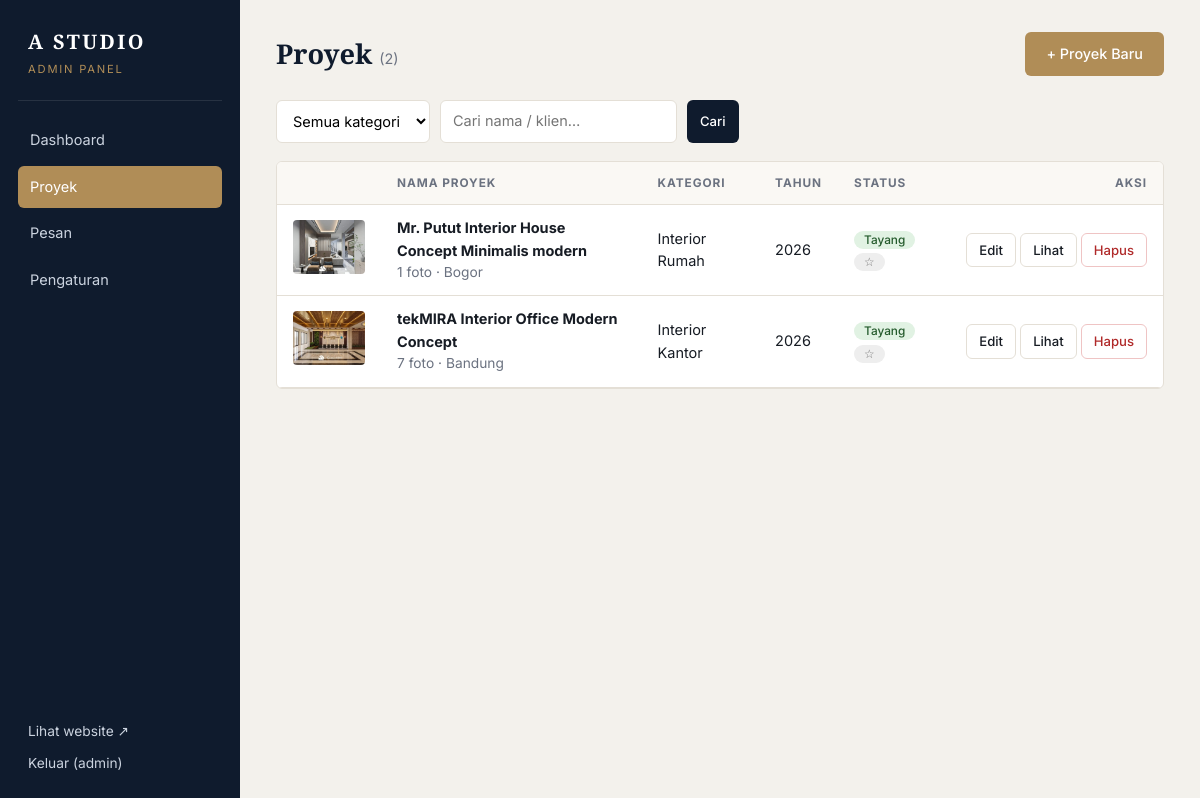
/admin/proyek (signed in), run on the app's committed database.
### models.py (models this page shows, shortened)
class Setting(db.Model):
    key = db.Column(db.String(60), primary_key=True)
    value = db.Column(db.Text, default="")
    @classmethod
    def all(cls):
        data = dict(DEFAULT_SETTINGS)
        for row in cls.query.all():
            data[row.key] = row.value or ""
        return data

class User(UserMixin, db.Model):
    id = db.Column(db.Integer, primary_key=True)
    username = db.Column(db.String(60), unique=True, nullable=False)
    password_hash = db.Column(db.String(255), nullable=False)

class Project(db.Model):
    id = db.Column(db.Integer, primary_key=True)
    title = db.Column(db.String(160), nullable=False)
    slug = db.Column(db.String(180), unique=True, nullable=False, index=True)
    category = db.Column(db.String(30), nullable=False, default="house", index=True)
    client = db.Column(db.String(160))
    location = db.Column(db.String(160))
    year = db.Column(db.Integer)
    area = db.Column(db.String(60))      # contoh: "250 m²"
    scope = db.Column(db.String(160))    # contoh: "Desain & Build"
    summary = db.Column(db.String(300))
    description = db.Column(db.Text)
    is_featured = db.Column(db.Boolean, default=False, nullable=False)
    is_published = db.Column(db.Boolean, default=True, nullable=False)
    created_at = db.Column(db.DateTime, default=datetime.utcnow)
    updated_at = db.Column(db.DateTime, default=datetime.utcnow, onupdate=datetime.utcnow)
    images = db.relationship(
        "ProjectImage", backref="project", cascade="all, delete-orphan",
        order_by="ProjectImage.position",
    )
    @property
    def cover(self):
        for img in self.images:
            if img.is_cover:
                return img
        return self.images[0] if self.images else None
    @property
    def category_label(self):
        return CATEGORIES.get(self.category, self.category)

class ProjectImage(db.Model):
    id = db.Column(db.Integer, primary_key=True)
    project_id = db.Column(db.Integer, db.ForeignKey("project.id"), nullable=False)
    filename = db.Column(db.String(200), nullable=False)
    position = db.Column(db.Integer, default=0)
    is_cover = db.Column(db.Boolean, default=False, nullable=False)

### app.py (the view)
@app.route("/admin/proyek")
@login_required
def admin_projects():
    cat = request.args.get("kategori", "")
    q = request.args.get("q", "").strip()
    query = Project.query
    if cat in CATEGORIES:
        query = query.filter_by(category=cat)
    if q:
        like = f"%{q}%"
        query = query.filter(or_(Project.title.ilike(like), Project.client.ilike(like)))
    items = query.order_by(Project.year.desc().nulls_last(), Project.id.desc()).all()
    return render_template("admin/projects.html", items=items, cat=cat, q=q)

### app.py (called while the page is built)
@login_manager.user_loader
def load_user(user_id):
    return db.session.get(User, int(user_id))

def csrf_token():
    if "_csrf" not in session:
        session["_csrf"] = secrets.token_hex(16)
    return session["_csrf"]

@app.before_request
def verify_csrf():
    if request.method == "POST":
        sent = request.form.get("csrf_token", "")
        if not sent or not secrets.compare_digest(sent, session.get("_csrf", "")):
            abort(400, "Token tidak valid, coba refresh halaman.")

@app.context_processor
def inject_globals():
    s = Setting.all()
    wa = re.sub(r"\D", "", s.get("whatsapp", ""))
    if wa.startswith("0"):
        wa = "62" + wa[1:]
    text = quote("Halo A STUDIO, saya ingin konsultasi desain interior.")
    wa_link = f"https://wa.me/{wa}?text={text}" if wa else url_for("contact")
    unread = 0
    if current_user.is_authenticated:
        unread = Message.query.filter_by(is_read=False).count()
    return dict(S=s, wa_link=wa_link, csrf_token=csrf_token, unread_count=unread,
                now_year=datetime.now().year)

def img_url(filename):
    if filename.startswith("http"):
        return filename
    return url_for("static", filename="uploads/" + filename)

### templates/admin/projects.html (shortened to what this page needs)
{% extends "admin/base.html" %}
{% block content %}
<div class="topbar"><h1>Proyek <small>({{ items|length }})</small></h1><a href="{{ url_for('admin_project_new') }}" class="btn btn-gold">+ Proyek Baru</a></div>
<form class="toolbar" method="get">
  <select name="kategori" onchange="this.form.submit()">
    <option value="">Semua kategori</option>
  </select>
  <input type="search" name="q" value="{{ q }}" placeholder="Cari nama / klien…">
  <button class="btn btn-dark btn-sm">Cari</button>
</form>
<div class="panel nopad">
<table class="tbl big">
  <thead><tr><th></th><th>Nama Proyek</th><th>Kategori</th><th>Tahun</th><th>Status</th><th class="r">Aksi</th></tr></thead>
  <tbody>
  {% for p in items %}
  <tr>
    <td class="thumb">{% if p.cover %}<img src="{{ img_url( p.cover.filename) }}" alt="">{% else %}<div class="thumb-ph ph-{{ p.category }}"></div>{% endif %}</td>
    <td><a href="{{ url_for('admin_project_edit', pid=p.id) }}"><b>{{ p.title }}</b></a>
        <div class="muted">{{ p.images|length }} foto{% if p.location %} · {{ p.location }}{% endif %}</div></td>
    <td>{{ p.category_label }}</td>
    <td>{{ p.year or '-' }}</td>
    <td>
      <form method="post" action="{{ url_for('admin_project_toggle', pid=p.id, field='published') }}" class="inline">
        <button class="badge {{ 'ok' if p.is_published else 'off' }}" title="Klik untuk ubah">{{ 'Tayang' if p.is_published else 'Draft' }}</button>
      </form>
      <form method="post" action="{{ url_for('admin_project_toggle', pid=p.id, field='featured') }}" class="inline">
        <button class="badge {{ 'star' if p.is_featured else 'off' }}" title="Tampil di beranda">{{ '★ Unggulan' if p.is_featured else '☆' }}</button>
      </form>
    </td>
    <td class="r">
      <a href="{{ url_for('admin_project_edit', pid=p.id) }}" class="btn btn-sm btn-light">Edit</a>
      {% if p.is_published %}<a href="{{ url_for('project_detail', slug=p.slug) }}" target="_blank" class="btn btn-sm btn-light">Lihat</a>{% endif %}
      <form method="post" action="{{ url_for('admin_project_delete', pid=p.id) }}" class="inline" onsubmit="return confirm('Hapus proyek ini beserta semua fotonya?')">
        <button class="btn btn-sm btn-danger">Hapus</button>
      </form>
    </td>
  </tr>
  {% else %}<tr><td colspan="6" class="muted center">Tidak ada proyek.</td></tr>{% endfor %}
  </tbody>
</table>
</div>
{% endblock %}

### templates/admin/base.html (shortened to what this page needs)
<!doctype html>
<html lang="id">
<head>
  <link rel="stylesheet" href="{{ url_for('static', filename='css/admin.css') }}">
</head>
<body>
<div class="shell">
  <aside class="side">
    <a href="{{ url_for('admin_dashboard') }}" class="brand">{{ S.company_name }}<small>Admin Panel</small></a>
    <nav>
      <a href="{{ url_for('admin_dashboard') }}" class="{{ 'on' if request.endpoint == 'admin_dashboard' }}">Dashboard</a>
      <a href="{{ url_for('admin_projects') }}" class="{{ 'on' if request.endpoint in ('admin_projects','admin_project_new','admin_project_edit') }}">Proyek</a>
      <a href="{{ url_for('admin_messages') }}" class="{{ 'on' if request.endpoint in ('admin_messages','admin_message_view') }}">Pesan{% if unread_count %}<em>{{ unread_count }}</em>{% endif %}</a>
      <a href="{{ url_for('admin_settings') }}" class="{{ 'on' if request.endpoint == 'admin_settings' }}">Pengaturan</a>
    </nav>
    <div class="side-foot">
      <a href="{{ url_for('index') }}" target="_blank">Lihat website ↗</a>
      <form method="post" action="{{ url_for('admin_logout') }}">
        <button class="link-btn">Keluar ({{ current_user.username }})</button>
      </form>
    </div>
  </aside>
  <main class="main">
    {% block content %}{% endblock %}
  </main>
</div>
</body>
</html>

### static/css/admin.css (style rules this page uses)
:root { --navy:#0f1b2d;--gold:#b08d57;--gold-d:#977746;--bg:#f3f1ec;--line:#e4dfd6;--muted:#6b7280;--ink:#171c24;--r:6px }
* { box-sizing:border-box;margin:0;padding:0 }
body { font-family:'Inter',system-ui,sans-serif;background:var(--bg);color:var(--ink);font-size:14.5px;line-height:1.55 }
a { color:inherit;text-decoration:none }
h1 { font-family:'Playfair Display',serif;font-size:1.7rem;color:var(--navy) }
h1 small { font-family:'Inter';font-size:.9rem;color:var(--muted);font-weight:400 }
.muted { color:var(--muted);font-size:.86rem }
.r { text-align:right }
.shell { display:grid;grid-template-columns:240px 1fr;min-height:100vh }
.side { background:var(--navy);color:#cbd3df;padding:26px 18px;display:flex;flex-direction:column;position:sticky;top:0;height:100vh }
.brand { font-family:'Playfair Display',serif;color:#fff;font-size:1.25rem;font-weight:700;letter-spacing:.12em;padding:0 10px 22px;border-bottom:1px solid rgba(255,255,255,.1);margin-bottom:18px }
.brand small { display:block;font-family:'Inter';font-weight:400;font-size:.7rem;letter-spacing:.16em;text-transform:uppercase;color:var(--gold);margin-top:4px }
.side nav { display:grid;gap:4px }
.side nav a { padding:10px 12px;border-radius:var(--r);display:flex;justify-content:space-between;align-items:center }
.side nav a.on { background:var(--gold);color:#fff }
.side-foot { margin-top:auto;display:grid;gap:10px;padding:0 10px;font-size:.86rem }
.link-btn { background:none;border:0;color:#cbd3df;cursor:pointer;text-align:left;font:inherit;padding:0 }
.main { padding:32px 36px 60px;min-width:0 }
.topbar { display:flex;justify-content:space-between;align-items:center;gap:16px;margin-bottom:24px;flex-wrap:wrap }
.panel { background:#fff;border:1px solid var(--line);border-radius:var(--r);padding:24px;margin-bottom:22px }
.panel.nopad { padding:0;overflow-x:auto }
.btn { display:inline-block;padding:10px 20px;border-radius:var(--r);border:1px solid transparent;font:inherit;font-weight:500;cursor:pointer;transition:.15s;font-size:.9rem }
.btn-sm { padding:6px 12px;font-size:.82rem }
.btn-gold { background:var(--gold);color:#fff }
.btn-dark { background:var(--navy);color:#fff }
.btn-light { background:#fff;border-color:var(--line) }
.btn-danger { background:#fff;border-color:#efc4c4;color:#b02a2a }
.tbl { width:100%;border-collapse:collapse }
.tbl td,.tbl th { padding:12px 16px;border-bottom:1px solid var(--line);text-align:left;vertical-align:middle }
.tbl th { font-size:.74rem;text-transform:uppercase;letter-spacing:.08em;color:var(--muted);background:#faf8f4 }
.tbl th.r,.tbl td.r { text-align:right;white-space:nowrap }
.thumb { width:84px }
.thumb img,.thumb-ph { width:72px;height:54px;object-fit:cover;border-radius:4px }
.inline { display:inline-block }
.badge { display:inline-block;padding:2px 10px;border-radius:20px;font-size:.74rem;font-weight:500;border:0;font-family:inherit }
button.badge { cursor:pointer }
.badge.ok { background:#e1f2e3;color:#245a2c }
.badge.off { background:#eee;color:#777 }
.toolbar { display:flex;gap:10px;margin-bottom:18px;flex-wrap:wrap }
.toolbar input,.toolbar select { padding:9px 12px;border:1px solid var(--line);border-radius:var(--r);font:inherit;background:#fff }

### data on the page
Setting: company_name "A STUDIO"
User: username "admin"
Project: filename (picture), title "Mr. Putut Interior House Concept Minimalis modern", images|length "1", location "Bogor", category_label "Interior Rumah", year "2026", is_published "Tayang", is_featured "☆"
Project: filename (picture), title "tekMIRA Interior Office Modern Concept", images|length "7", location "Bandung", category_label "Interior Kantor", year "2026", is_published "Tayang", is_featured "☆"

### other printed values
{{ items|length }} "2"
